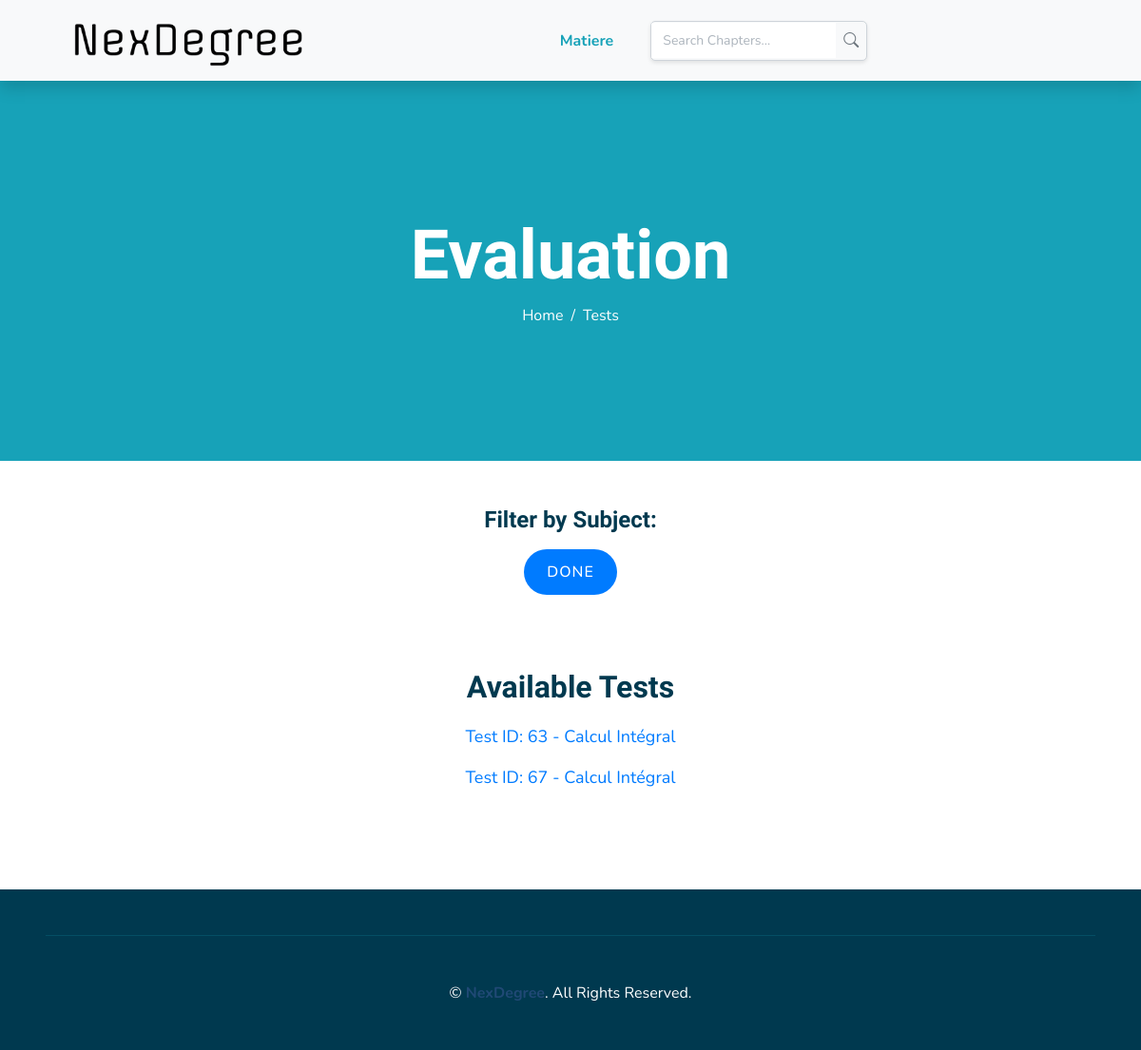
The page /View/FrontOffice/ListeTest.php?id_chapitre=49 (signed in) on the database its author committed.
### tables this page shows
CREATE TABLE `evaluation` (
  `id` int(11) NOT NULL,
  `matiere` varchar(50) NOT NULL,
  `duree` int(11) NOT NULL,
  `noteMax` float NOT NULL,
  `date2` date NOT NULL,
  `quest1` text NOT NULL,
  `quest2` text NOT NULL,
  `quest3` text NOT NULL,
  `quest4` text NOT NULL,
  `quest5` text NOT NULL,
  `id_chapitre` int(11) DEFAULT NULL
);

### controller/EvaluationController.php (called while the page is built, shortened)
<?php
class EvaluationController {
    public function listEvaluationBySubject( $user,$id_chapitre) {
        $db = config::getConnexion();
        $sql = "SELECT * FROM evaluation WHERE  id_chapitre = :id_chapitre AND id
                NOT IN (
                    SELECT id FROM reponse WHERE
                    iduser = :user
                )";
        $stmt = $db->prepare($sql);
        $stmt->execute([
            'user' => $user,
            'id_chapitre' => $id_chapitre
        ]);
        try {
            return $stmt->fetchAll(PDO::FETCH_ASSOC);
        } catch (Exception $e) {
            die('Erreur : ' . $e->getMessage());
        }
    }
}
?>

### View/FrontOffice/ListeTest.php (the view, shortened to what this page needs)
<?php
include '../../controller/EvaluationController.php';
$user = $_SESSION['user_id'];
$evalc = new EvaluationController();
$matiere = "x";
$id_chapitre = isset($_GET['id_chapitre']) ? intval($_GET['id_chapitre']) : 0;
if ($matiere != 'done') {
    $list = $evalc->listEvaluationBySubject($user, $id_chapitre);
} else {
    $list = $evalc->joinEvaluationReponseClient($user, $id_chapitre);
}
?>
<!DOCTYPE html>
<html lang="en">
  <head>
    <link rel="stylesheet" href="https://cdn.jsdelivr.net/npm/bootstrap-icons@1.5.0/font/bootstrap-icons.css">
    <link
      href="https://cdnjs.cloudflare.com/ajax/libs/font-awesome/5.10.0/css/all.min.css"
      rel="stylesheet"
    />
    <link href="css/style.css" rel="stylesheet" />
  </head>
  <body>
    <div class="container-fluid bg-light position-relative shadow">
    <nav class="navbar navbar-expand-lg bg-light navbar-light py-3 py-lg-0 px-0 px-lg-5">
        <a href="index.php" class="navbar-brand font-weight-bold text-secondary" style="font-size: 50px;">
        <img src="img/logo.png" style="width: 270px; height: 50px;" alt="NexDegree">
        </a>
        <div class="collapse navbar-collapse justify-content-between" id="navbarCollapse">
            <div class="navbar-nav font-weight-bold mx-auto py-0 d-flex align-items-center">
                <a href="affichematiere.php" class="nav-item nav-link active">Matiere</a>
                <div class="search-bar ml-4">
                    <form class="search-form d-flex align-items-center" method="POST" action="search_chapters.php">
                        <input type="text" name="query" placeholder="Search Chapters..."
                               value="<?= isset($_POST['query']) ? htmlspecialchars($_POST['query']) : '' ?>" />
                        <button type="submit" title="Search">
                            <i class="bi bi-search"></i>
                        </button>
                    </form>
                </div>
            </div>
        </div>
    </nav>
</div>
    <div class="container-fluid bg-primary mb-5">
      <div class="d-flex flex-column align-items-center justify-content-center" style="min-height: 400px">
        <h3 class="display-3 font-weight-bold text-white">Evaluation</h3>
        <div class="d-inline-flex text-white">
          <p class="m-0"><a class="text-white" href="index.php">Home</a></p>
          <p class="m-0 px-2">/</p>
          <p class="m-0">Tests</p>
        </div>
      </div>
    </div>
    <div style="text-align: center; margin-bottom: 30px;">
      <h4>Filter by Subject:</h4>
      <a href="view_done_tests.php?user_id=<?= $user ?>&id_chapitre=<?= $id_chapitre ?>" class="btn btn-primary m-2">Done</a>
      </div>
    <main id="Evaluation" style="padding: 40px 20px; text-align: center">
      <h2>Available Tests</h2>
      <div style="margin-top: 20px;">
        <?php if (count($list) > 0): ?>
            <?php if($matiere != "done"): ?>
          <?php foreach ($list as $eval): ?>
            <p>
              <a
                href="test.php?id=<?php echo $eval['id']; ?>"
                style="text-decoration: none; color: #007bff; font-size: 18px;">
                Test ID: <?php echo $eval['id']; ?> - <?php echo $eval['matiere']; ?>
              </a>
            </p>
          <?php endforeach; ?>
            <?php endif; ?>
        <?php else: ?>
          <p>No tests available for this subject.</p>
        <?php endif; ?>
      </div>
    </main>
    <div class="container-fluid bg-secondary text-white mt-5 py-5 px-sm-3 px-md-5">
      <div class="container-fluid pt-5" style="border-top: 1px solid rgba(23, 162, 184, 0.2)">
        <p class="m-0 text-center text-white">
          &copy; <a class="text-primary font-weight-bold" href="#">NexDegree</a>. All Rights Reserved.
        </p>
      </div>
    </div>
  </body>
</html>

### View/FrontOffice/ListeTest.php (style rules this page uses)
.btn-primary { background-color: #007bff; border: none; font-weight: 500; padding: 12px 24px; text-transform: uppercase; letter-spacing: 1px; border-radius: 30px; transition: background-color 0.3s, transform 0.3s ease; }
.text-primary { color:rgb(32, 73, 117) !important; }
.search-bar { width: auto; margin: 0; right: 0; }
.search-form { display: flex; align-items: center; background-color: #f8f9fa; border: 1px solid #ced4da; border-radius: 5px; overflow: hidden; box-shadow: 0 2px 4px rgba(0, 0, 0, 0.1); }
.search-form input { flex-grow: 1; padding: 8px 12px; border: none; outline: none; font-size: 14px; min-width: 150px; }
.search-form input::placeholder { color: #adb5bd; }
.search-form button { background: none; border: none; padding: 8px; cursor: pointer; color: #6c757d; transition: color 0.3s ease; }

### rows shown on the page
evaluation: id "63", matiere "Calcul Intégral"
evaluation: id "67", matiere "Calcul Intégral"
